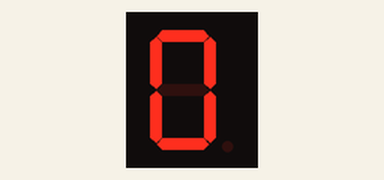
Recording of a sketch running on a simulated Arduino Uno, built with avr-gcc and run on an emulated ATmega328P. On the bench: 1-digit seven-segment display. Wiring (inferred from the names in the program): 1-digit 7-segment display, segments lit when HIGH: segments pin 2, pin 3, pin 4, pin 5, pin 6, pin 7, pin 8, pin 9. The segment pins are drawn as the display they are named for.

Above: at 0.1 s.
At 1.1 s:
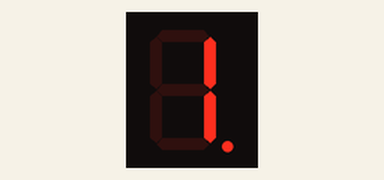
At 2.1 s:
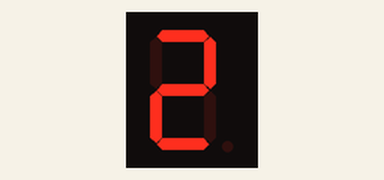
At 4.1 s:
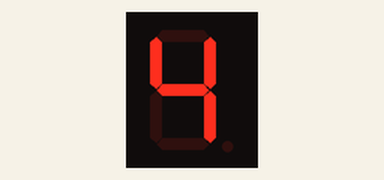
At 6.1 s:
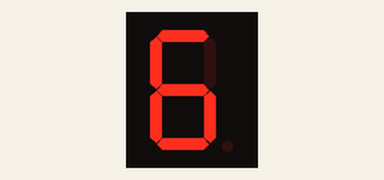
At 9.1 s:
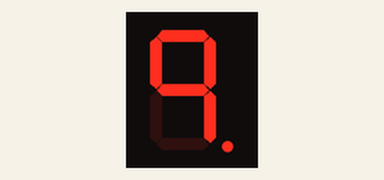

Measured:
- by itself, everything shown: repeats every 10.0 s, in 20 steps
- what the display in image 1 shows lasts 1.0 s, from 1.0 s to 2.0 s

The sketch:

_7_seg_loop.ino
```cpp
// 7-segment LED

int i;
const int a=2,b=3,c=4,d=5,e=6,f=7,g=8,dp=9;

void setup(){
  for (i = 2; i <= 9; i++){
    pinMode(i, OUTPUT);
  }
  i = 0;
}

void displayNum(int num){
  if (num == 0) {
    digitalWrite(a, HIGH);
    digitalWrite(b, HIGH);
    digitalWrite(c, HIGH);
    digitalWrite(d, HIGH);
    digitalWrite(e, HIGH);
    digitalWrite(f, HIGH);
    return;
  }

  if (num == 1) {
    digitalWrite(b, HIGH);
    digitalWrite(c, HIGH);
    return;
  }

  if (num == 2) {
    digitalWrite(a, HIGH);
    digitalWrite(b, HIGH);
    digitalWrite(d, HIGH);
    digitalWrite(e, HIGH);
    digitalWrite(g, HIGH);
    return;
  }

  if (num == 3) {
    digitalWrite(a, HIGH);
    digitalWrite(b, HIGH);
    digitalWrite(c, HIGH);
    digitalWrite(d, HIGH);
    digitalWrite(g, HIGH);
    return;
  }

  if (num == 4) {
    digitalWrite(b, HIGH);
    digitalWrite(c, HIGH);
    digitalWrite(f, HIGH);
    digitalWrite(g, HIGH);
    return;
  }

  if (num == 5) {
    digitalWrite(a, HIGH);
    digitalWrite(c, HIGH);
    digitalWrite(d, HIGH);
    digitalWrite(f, HIGH);
    digitalWrite(g, HIGH);
    return;
  }

  if (num == 6) {
    digitalWrite(a, HIGH);
    digitalWrite(c, HIGH);
    digitalWrite(d, HIGH);
    digitalWrite(e, HIGH);
    digitalWrite(f, HIGH);
    digitalWrite(g, HIGH);
    return;
  }

  if (num == 7) {
    digitalWrite(a, HIGH);
    digitalWrite(b, HIGH);
    digitalWrite(c, HIGH);
    return;
  }

  if (num == 8) {
    digitalWrite(a, HIGH);
    digitalWrite(b, HIGH);
    digitalWrite(c, HIGH);
    digitalWrite(d, HIGH);
    digitalWrite(e, HIGH);
    digitalWrite(f, HIGH);
    digitalWrite(g, HIGH);
    return;
  }

  if (num == 9) {
    digitalWrite(a, HIGH);
    digitalWrite(b, HIGH);
    digitalWrite(c, HIGH);
    digitalWrite(f, HIGH);
    digitalWrite(g, HIGH);
    return;
  }
}

void numOff(){
    digitalWrite(a, LOW);
    digitalWrite(b, LOW);
    digitalWrite(c, LOW);
    digitalWrite(d, LOW);
    digitalWrite(e, LOW);
    digitalWrite(f, LOW);
    digitalWrite(g, LOW);
}

void displayDP(int i){
  if (i == 0) digitalWrite(dp,LOW);
  else digitalWrite(dp,HIGH);
}

void loop(){
  displayNum(i);
  delay(1000);
  numOff();
  i = (i+1)%10;
  displayDP(i%2);
}
```
